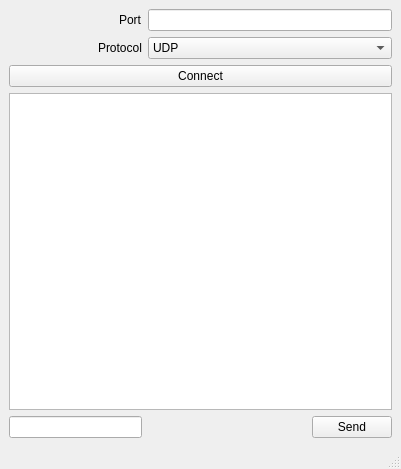
<?xml version="1.0" encoding="UTF-8"?>
<ui version="4.0">
 <class>Client</class>
 <widget class="QMainWindow" name="Client">
  <property name="geometry">
   <rect>
    <x>0</x>
    <y>0</y>
    <width>401</width>
    <height>469</height>
   </rect>
  </property>
  <property name="windowTitle">
   <string>Client</string>
  </property>
  <widget class="QWidget" name="centralwidget">
   <layout class="QGridLayout" name="gridLayout">
    <item row="0" column="3">
     <widget class="QLineEdit" name="lineEdit_port"/>
    </item>
    <item row="4" column="0" colspan="4">
     <widget class="QPushButton" name="pushButton">
      <property name="text">
       <string>Connect</string>
      </property>
     </widget>
    </item>
    <item row="6" column="3" alignment="Qt::AlignRight">
     <widget class="QPushButton" name="pushButton_2">
      <property name="text">
       <string>Send</string>
      </property>
     </widget>
    </item>
    <item row="5" column="0" colspan="4">
     <widget class="QTextBrowser" name="textBrowser"/>
    </item>
    <item row="2" column="3">
     <widget class="QComboBox" name="comboBox">
      <item>
       <property name="text">
        <string>UDP</string>
       </property>
      </item>
      <item>
       <property name="text">
        <string>TCP</string>
       </property>
      </item>
     </widget>
    </item>
    <item row="0" column="2" alignment="Qt::AlignRight">
     <widget class="QLabel" name="label">
      <property name="text">
       <string>Port</string>
      </property>
     </widget>
    </item>
    <item row="2" column="2">
     <widget class="QLabel" name="label_2">
      <property name="text">
       <string>Protocol</string>
      </property>
     </widget>
    </item>
    <item row="6" column="0" colspan="3">
     <widget class="QLineEdit" name="lineEdit">
      <property name="minimumSize">
       <size>
        <width>133</width>
        <height>0</height>
       </size>
      </property>
      <property name="maximumSize">
       <size>
        <width>133</width>
        <height>16777215</height>
       </size>
      </property>
     </widget>
    </item>
   </layout>
  </widget>
  <widget class="QMenuBar" name="menubar">
   <property name="geometry">
    <rect>
     <x>0</x>
     <y>0</y>
     <width>401</width>
     <height>21</height>
    </rect>
   </property>
  </widget>
  <widget class="QStatusBar" name="statusbar"/>
 </widget>
 <resources/>
 <connections/>
</ui>
